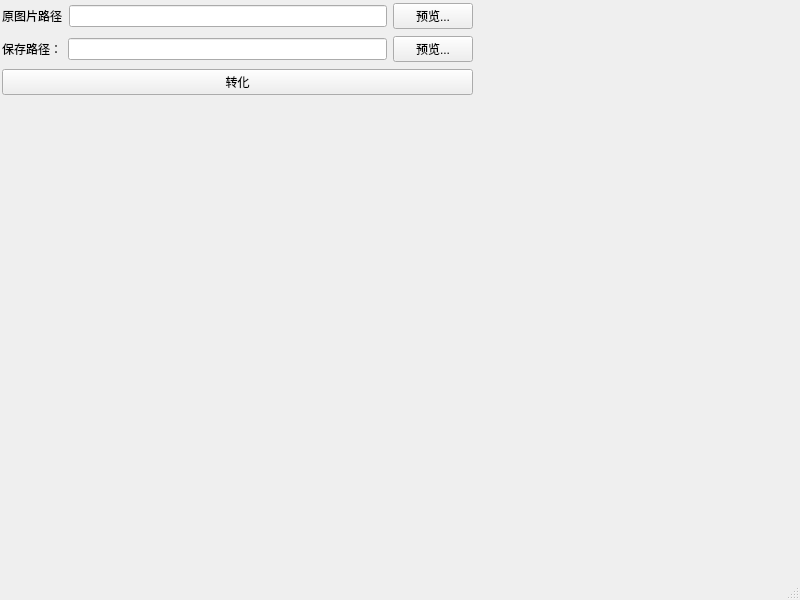
<?xml version="1.0" encoding="UTF-8"?>
<ui version="4.0">
 <class>MainWindow</class>
 <widget class="QMainWindow" name="MainWindow">
  <property name="geometry">
   <rect>
    <x>0</x>
    <y>0</y>
    <width>800</width>
    <height>600</height>
   </rect>
  </property>
  <property name="windowTitle">
   <string>MainWindow</string>
  </property>
  <widget class="QWidget" name="centralwidget">
   <widget class="QWidget" name="layoutWidget">
    <property name="geometry">
     <rect>
      <x>2</x>
      <y>2</y>
      <width>471</width>
      <height>96</height>
     </rect>
    </property>
    <layout class="QVBoxLayout" name="verticalLayout">
     <item>
      <layout class="QHBoxLayout" name="horizontalLayout_2">
       <item>
        <widget class="QLabel" name="label">
         <property name="text">
          <string>原图片路径</string>
         </property>
        </widget>
       </item>
       <item>
        <widget class="QLineEdit" name="Edit_choose_file"/>
       </item>
       <item>
        <widget class="QPushButton" name="btn_choose_file">
         <property name="text">
          <string>预览...</string>
         </property>
        </widget>
       </item>
      </layout>
     </item>
     <item>
      <layout class="QHBoxLayout" name="horizontalLayout">
       <item>
        <widget class="QLabel" name="label_2">
         <property name="text">
          <string>保存路径：</string>
         </property>
        </widget>
       </item>
       <item>
        <widget class="QLineEdit" name="Edit_save_file"/>
       </item>
       <item>
        <widget class="QPushButton" name="btn_save_file">
         <property name="text">
          <string>预览...</string>
         </property>
        </widget>
       </item>
      </layout>
     </item>
     <item>
      <widget class="QPushButton" name="pushButton_3">
       <property name="text">
        <string>转化</string>
       </property>
      </widget>
     </item>
    </layout>
   </widget>
  </widget>
  <widget class="QMenuBar" name="menubar">
   <property name="geometry">
    <rect>
     <x>0</x>
     <y>0</y>
     <width>800</width>
     <height>23</height>
    </rect>
   </property>
  </widget>
  <widget class="QStatusBar" name="statusbar"/>
 </widget>
 <resources/>
 <connections/>
</ui>
